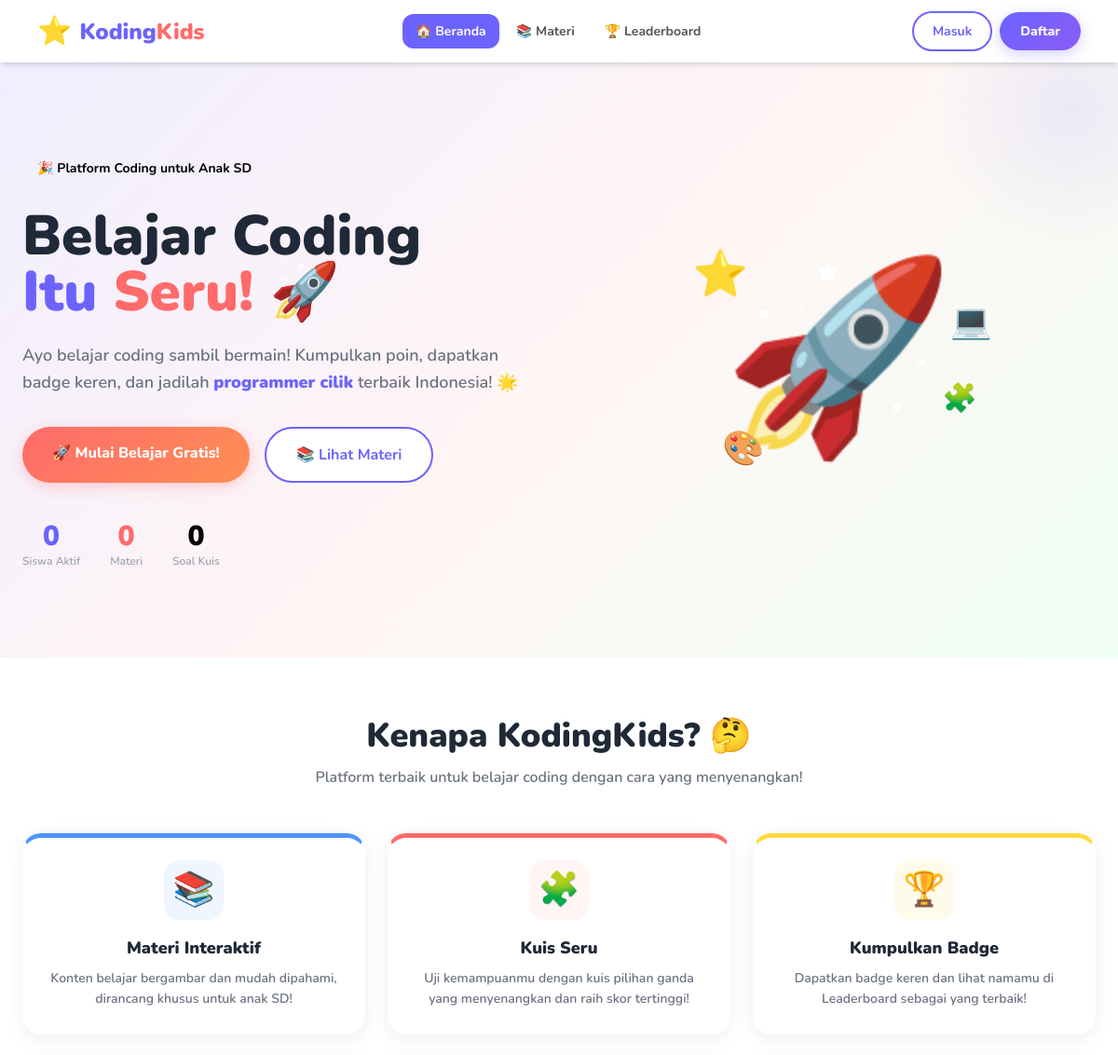
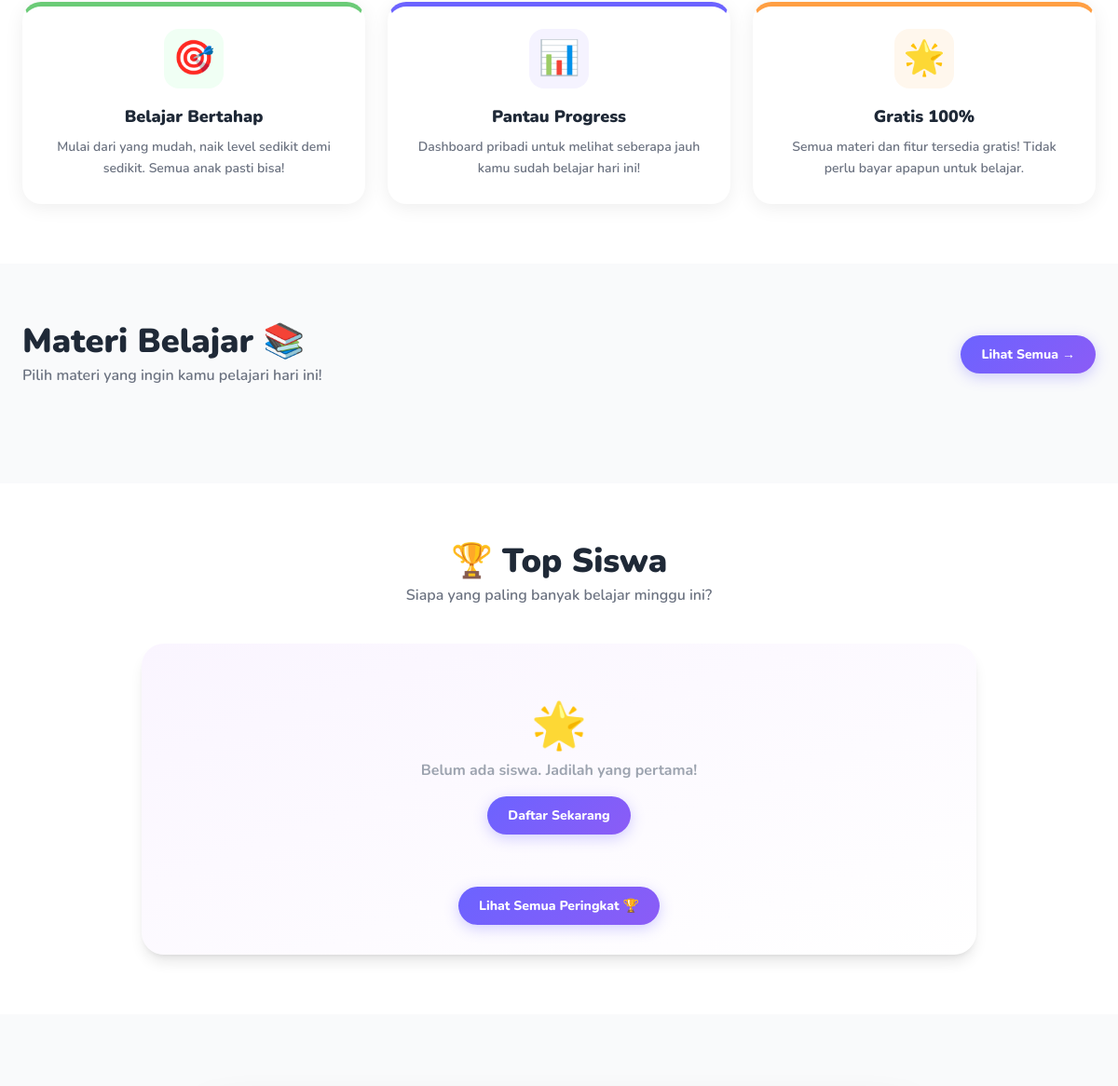
Before: / (upper part) with the older database file (2 pictures, top to bottom).
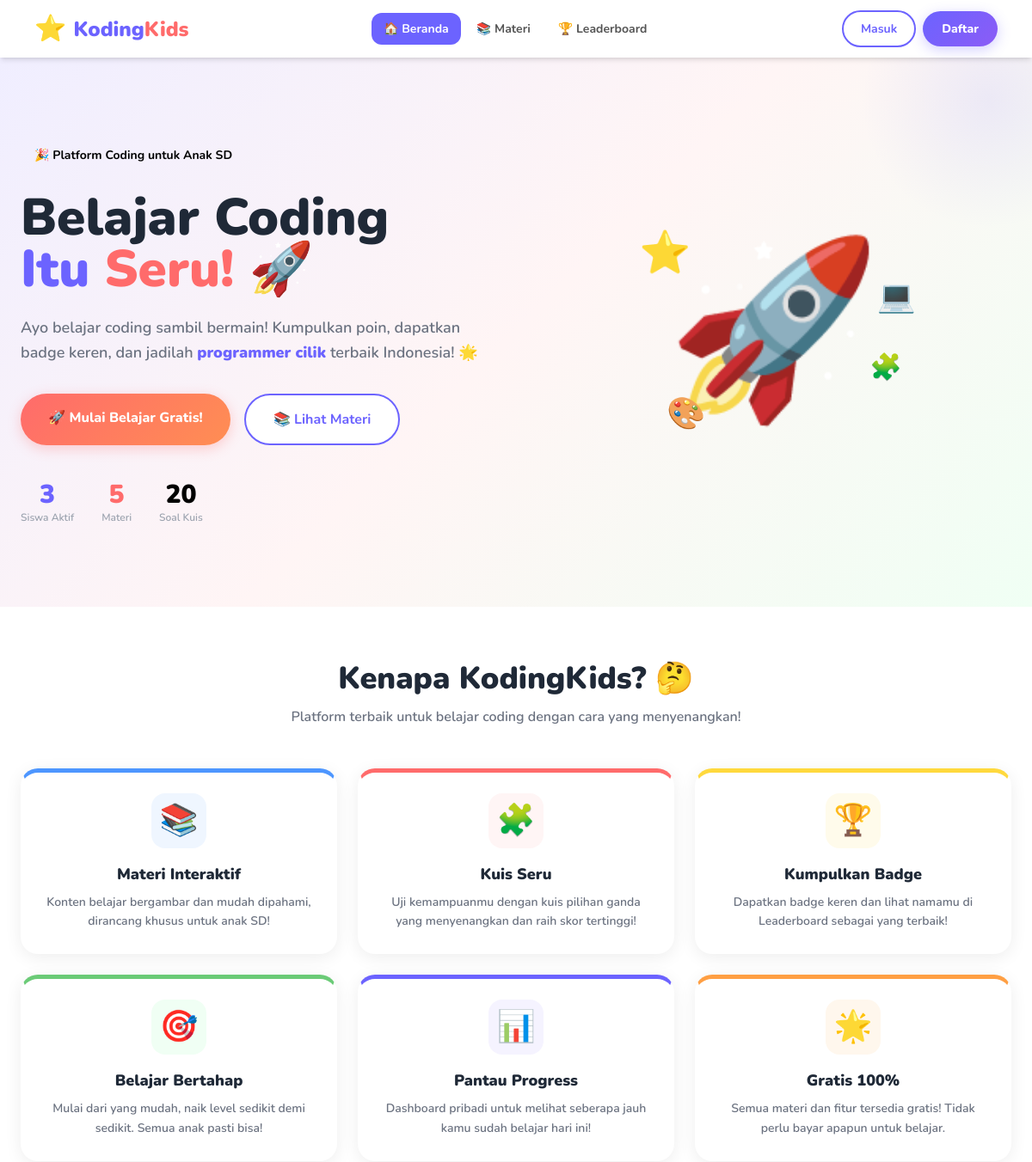
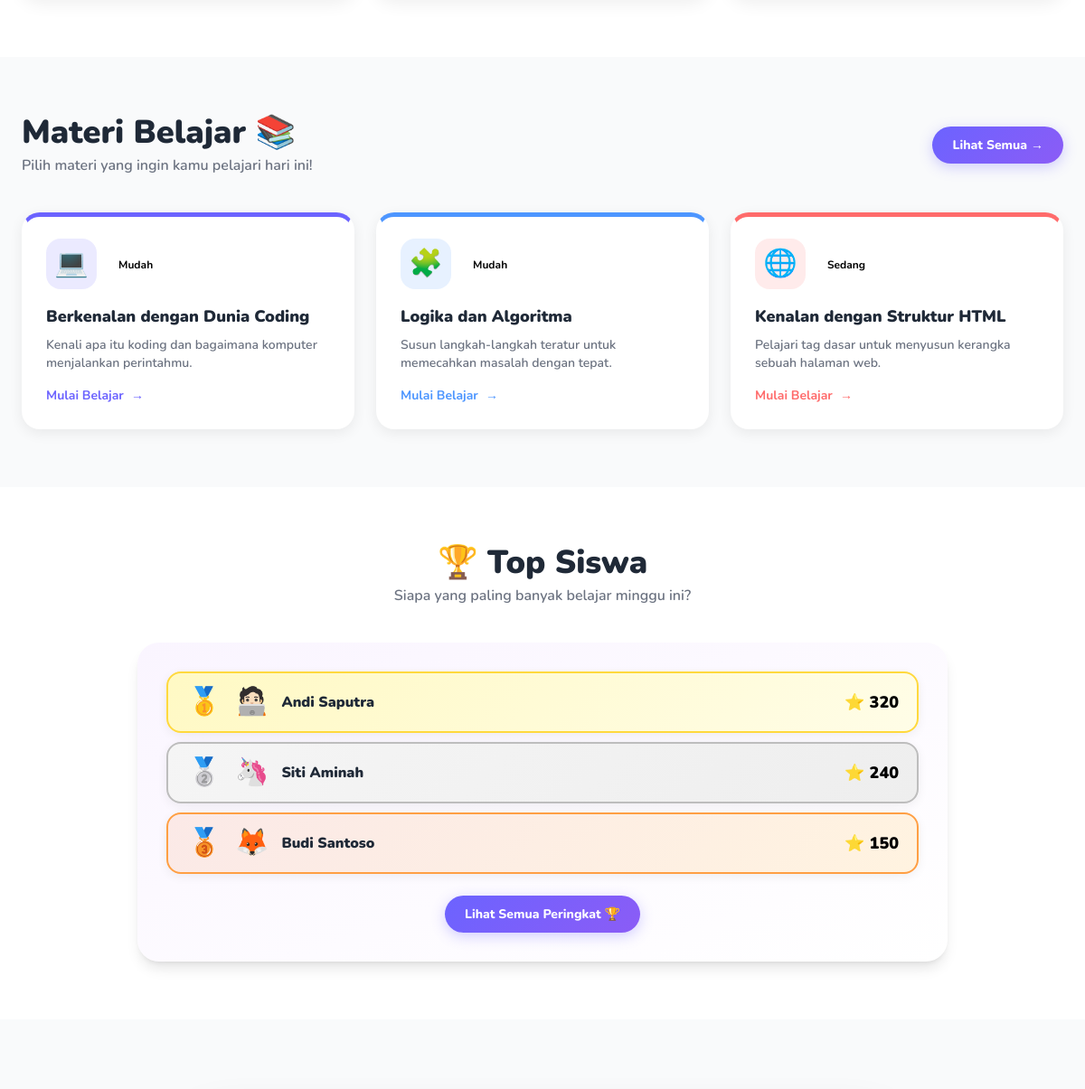
After: the same page with the newer database file (2 pictures, top to bottom).
### tables this page shows
CREATE TABLE IF NOT EXISTS `materi` (
    `id` INT UNSIGNED AUTO_INCREMENT PRIMARY KEY,
    `judul` VARCHAR(150) NOT NULL,
    `deskripsi` VARCHAR(255) NOT NULL,
    `level` ENUM('Mudah', 'Sedang', 'Sulit') NOT NULL DEFAULT 'Mudah',
    `durasi` TINYINT UNSIGNED NOT NULL DEFAULT 10,
    `icon` VARCHAR(20) NOT NULL DEFAULT '💻',
    `warna` VARCHAR(20) NOT NULL DEFAULT '#6C63FF',
    `konten` LONGTEXT NOT NULL,
    `urutan` INT NOT NULL DEFAULT 1,
    `created_at` TIMESTAMP NOT NULL DEFAULT CURRENT_TIMESTAMP
);

CREATE TABLE IF NOT EXISTS `users` (
    `id` INT UNSIGNED AUTO_INCREMENT PRIMARY KEY,
    `nama` VARCHAR(100) NOT NULL,
    `username` VARCHAR(50) NOT NULL UNIQUE,
    `email` VARCHAR(100) NOT NULL UNIQUE,
    `password` VARCHAR(255) NOT NULL,
    `avatar` LONGTEXT NOT NULL DEFAULT '🐱',
    `role` ENUM('siswa', 'guru', 'admin') NOT NULL DEFAULT 'siswa',
    `poin` INT NOT NULL DEFAULT 0,
    `created_at` TIMESTAMP NOT NULL DEFAULT CURRENT_TIMESTAMP
);

### config/db.php (called while the page is built, shortened)
<?php
function renderAvatar($avatar, $size = '1em', $fit = 'cover') {
    return $avatar;
}
?>

### index.php (the view, shortened to what the changed rows need)
<?php
require_once 'includes/header.php';
$total_siswa = $conn->query("SELECT COUNT(*) as c FROM users WHERE role='siswa'")->fetch_assoc()['c'];
$total_materi = $conn->query("SELECT COUNT(*) as c FROM materi")->fetch_assoc()['c'];
$total_kuis = $conn->query("SELECT COUNT(*) as c FROM kuis")->fetch_assoc()['c'];
?>
<section class="hero-section py-16 md:py-24 px-4">
    <div class="max-w-6xl mx-auto grid grid-cols-1 md:grid-cols-2 gap-12 items-center">
        <div class="animate-fadeInUp">
            <h1 class="hero-title text-5xl md:text-6xl font-black text-gray-800 leading-tight mb-6">
                Belajar Coding<br>
                <span class="text-primary">Itu</span>
                <span class="text-accent"> Seru!</span>
                <span class="animate-wiggle inline-block">🚀</span>
            </h1>
            <div class="flex gap-8 mt-10">
                <div class="text-center">
                    <div class="text-3xl font-black text-primary counter" data-target="<?= $total_siswa ?>"><?= $total_siswa ?></div>
                    <div class="text-xs text-gray-400 font-semibold">Siswa Aktif</div>
                </div>
                <div class="text-center">
                    <div class="text-3xl font-black text-accent counter" data-target="<?= $total_materi ?>"><?= $total_materi ?></div>
                    <div class="text-xs text-gray-400 font-semibold">Materi</div>
                </div>
                <div class="text-center">
                    <div class="text-3xl font-black text-green-500 counter" data-target="<?= $total_kuis ?>"><?= $total_kuis ?></div>
                    <div class="text-xs text-gray-400 font-semibold">Soal Kuis</div>
                </div>
            </div>
        </div>
    </div>
</section>
<section class="py-16 px-4 bg-white">
    <div class="max-w-6xl mx-auto">
        <div class="text-center mb-12 animate-on-scroll">
            <h2 class="text-4xl font-black text-gray-800 mb-3">Kenapa KodingKids? 🤔</h2>
        </div>
        <div class="grid grid-cols-1 md:grid-cols-3 gap-6">
            <?php
            $features = [
                ['icon'=>'📚','title'=>'Materi Interaktif','desc'=>'Konten belajar bergambar dan mudah dipahami, dirancang khusus untuk anak SD!','color'=>'#4D96FF','bg'=>'#EFF6FF'],
                ['icon'=>'🧩','title'=>'Kuis Seru','desc'=>'Uji kemampuanmu dengan kuis pilihan ganda yang menyenangkan dan raih skor tertinggi!','color'=>'#FF6B6B','bg'=>'#FFF5F5'],
                ['icon'=>'🏆','title'=>'Kumpulkan Badge','desc'=>'Dapatkan badge keren dan lihat namamu di Leaderboard sebagai yang terbaik!','color'=>'#FFD93D','bg'=>'#FFFBEB'],
                ['icon'=>'🎯','title'=>'Belajar Bertahap','desc'=>'Mulai dari yang mudah, naik level sedikit demi sedikit. Semua anak pasti bisa!','color'=>'#6BCB77','bg'=>'#F0FFF4'],
                ['icon'=>'📊','title'=>'Pantau Progress','desc'=>'Dashboard pribadi untuk melihat seberapa jauh kamu sudah belajar hari ini!','color'=>'#6C63FF','bg'=>'#F5F3FF'],
                ['icon'=>'🌟','title'=>'Gratis 100%','desc'=>'Semua materi dan fitur tersedia gratis! Tidak perlu bayar apapun untuk belajar.','color'=>'#FF9F43','bg'=>'#FFF7ED'],
            ];
            foreach ($features as $f): ?>
            <div class="card animate-on-scroll text-center" style="border-top: 5px solid <?= $f['color'] ?>">
                <div class="w-16 h-16 rounded-2xl flex items-center justify-center text-4xl mx-auto mb-4"
                     style="background:<?= $f['bg'] ?>">
                    <?= $f['icon'] ?>
                </div>
                <h3 class="text-lg font-black text-gray-800 mb-2"><?= $f['title'] ?></h3>
                <p class="text-gray-500 text-sm leading-relaxed font-semibold"><?= $f['desc'] ?></p>
            </div>
            <?php endforeach; ?>
        </div>
    </div>
</section>
<section class="py-16 px-4 bg-gray-50">
    <div class="max-w-6xl mx-auto">
        <div class="flex justify-between items-center mb-10">
            <div>
                <h2 class="text-4xl font-black text-gray-800">Materi Belajar 📚</h2>
            </div>
        </div>
        <div class="grid grid-cols-1 md:grid-cols-3 gap-6">
            <?php
            $materis = $conn->query("SELECT * FROM materi ORDER BY urutan LIMIT 3");
            $level_colors = ['Mudah'=>'bg-green-100 text-green-700','Sedang'=>'bg-yellow-100 text-yellow-700','Sulit'=>'bg-red-100 text-red-700'];
            while ($m = $materis->fetch_assoc()):
            ?>
            <a href="pages/materi_detail.php?id=<?= $m['id'] ?>" class="materi-card animate-on-scroll" style="border-top: 5px solid <?= $m['warna'] ?>">
                <div class="flex items-center gap-3 mb-4">
                    <div class="w-14 h-14 rounded-2xl flex items-center justify-center text-3xl"
                         style="background:<?= $m['warna'] ?>22">
                        <?= $m['icon'] ?>
                    </div>
                    <div>
                        <span class="text-xs font-bold px-3 py-1 rounded-full <?= $level_colors[$m['level']] ?>">
                            <?= $m['level'] ?>
                        </span>
                    </div>
                </div>
                <h3 class="text-lg font-black text-gray-800 mb-2"><?= htmlspecialchars($m['judul']) ?></h3>
                <p class="text-gray-500 text-sm font-semibold"><?= htmlspecialchars($m['deskripsi']) ?></p>
                <div class="mt-4 flex items-center gap-2 font-bold text-sm" style="color:<?= $m['warna'] ?>">
                    <span>Mulai Belajar</span><span>→</span>
                </div>
            </a>
            <?php endwhile; ?>
        </div>
    </div>
</section>
<section class="py-16 px-4 bg-white">
    <div class="max-w-4xl mx-auto">
        <div class="text-center mb-10">
            <h2 class="text-4xl font-black text-gray-800">🏆 Top Siswa</h2>
        </div>
        <div class="bg-gradient-to-br from-purple-50 to-blue-50 rounded-3xl p-8 shadow-lg">
            <?php
            $rank = 1;
            $rank_icons = ['🥇','🥈','🥉'];
            $top_users = $conn->query("SELECT nama, poin, avatar FROM users WHERE role='siswa' ORDER BY poin DESC LIMIT 3");
            if ($top_users->num_rows == 0): ?>
                <div class="text-center text-gray-400 font-bold py-8">
                    <div class="text-5xl mb-3">🌟</div>
                    <p>Belum ada siswa. Jadilah yang pertama!</p>
                    <a href="pages/register.php" class="btn-primary mt-4 inline-block">Daftar Sekarang</a>
                </div>
            <?php else: while ($u = $top_users->fetch_assoc()): ?>
                <div class="leaderboard-item rank-<?= $rank ?> animate-on-scroll">
                    <div class="text-3xl font-black w-10 text-center"><?= $rank_icons[$rank-1] ?></div>
                    <div class="text-3xl"><?= renderAvatar($u['avatar'], '2.2rem') ?></div>
                    <div class="flex-1">
                        <div class="font-black text-gray-800"><?= htmlspecialchars($u['nama']) ?></div>
                    </div>
                    <div class="flex items-center gap-2 font-black text-yellow-600 text-lg">
                        ⭐ <?= number_format($u['poin']) ?>
                    </div>
                </div>
            <?php $rank++; endwhile; endif; ?>
        </div>
    </div>
</section>
<?php require_once 'includes/footer.php'; ?>

Changed rows visible on the page:
added materi: icon "💻", level "Mudah", judul "Berkenalan dengan Dunia Coding", deskripsi "Kenali apa itu koding dan bagaimana komputer menjalankan perintahmu."
added materi: icon "🧩", level "Mudah", judul "Logika dan Algoritma", deskripsi "Susun langkah-langkah teratur untuk memecahkan masalah dengan tepat."
added materi: icon "🌐", level "Sedang", judul "Kenalan dengan Struktur HTML", deskripsi "Pelajari tag dasar untuk menyusun kerangka sebuah halaman web."
added users: rank "🥇", avatar "🧑🏻‍💻", nama "Andi Saputra", poin "320"
added users: rank "🥈", avatar "🦄", nama "Siti Aminah", poin "240"
added users: rank "🥉", avatar "🦊", nama "Budi Santoso", poin "150"
Other visible differences:
$total_siswa: "0" → "3"
$total_materi: "0" → "5"
$total_kuis: "0" → "20"
text no longer shown: "🌟 Belum ada siswa. Jadilah yang pertama! Daftar Sekarang"
